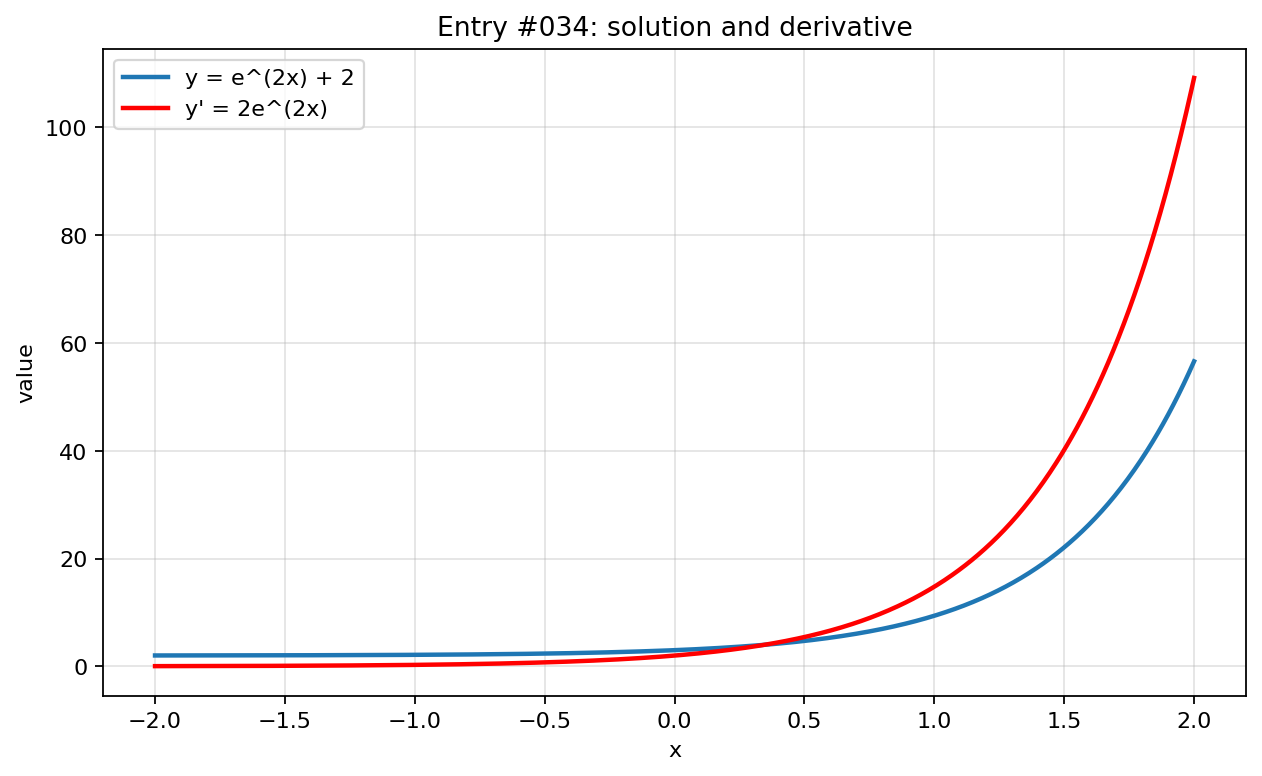

This figure's Python source:
import numpy as np
import matplotlib.pyplot as plt

x = np.linspace(-2, 2, 800)

with np.errstate(divide="ignore", invalid="ignore", over="ignore"):
    y = np.exp(2*x) + 2
    y_prime = 2*np.exp(2*x)

plt.figure(figsize=(8, 5))
plt.plot(x, y, label="y = e^(2x) + 2", linewidth=2)
plt.plot(x, y_prime, label="y' = 2e^(2x)", linewidth=2, color="red")
plt.title("Entry #034: solution and derivative")
plt.xlabel("x")
plt.ylabel("value")
plt.grid(True, alpha=0.35)
plt.legend()
plt.tight_layout()
plt.show()
